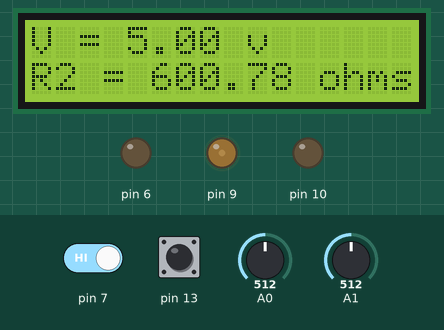
The sketch below on a simulated Arduino Uno, built with avr-gcc and run on an emulated ATmega328P. On the bench: 16×2 character LCD, output pins drawn as LEDs (lit = HIGH). The inputs (shaded band) are chosen by the test bench; at power-on: pin 7 HIGH, A0 = 512, A1 = 512, pin 13 HIGH.

Above: at 1.2 s.
1.3 s: pin 7 driven LOW
At 1.51 s:
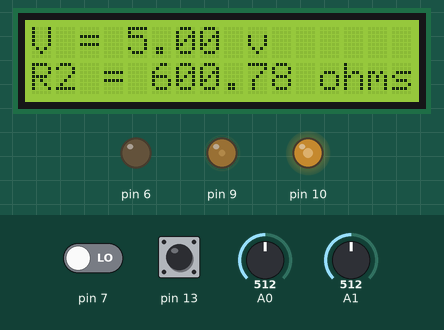
3.2 s: A0 set to 716
At 3.58 s:
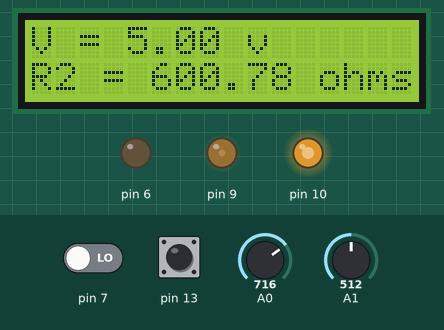
5.7 s: A0 set to 900
At 6.06 s:
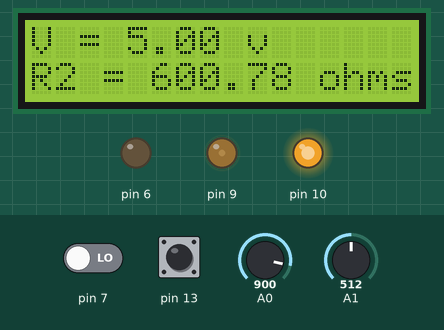
8.1 s: A1 set to 716
At 8.34 s:
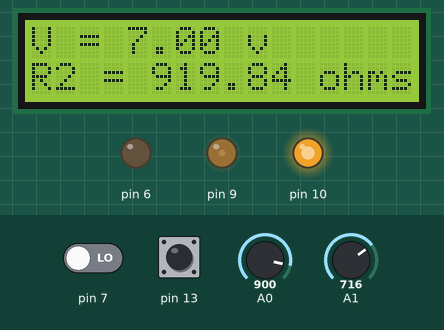
9.6 s: A0 set to 122
At 10.0 s:
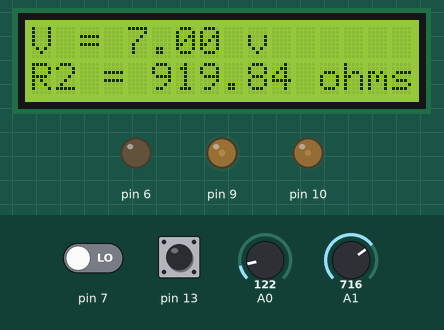
12.1 s: A1 set to 900
At 12.48 s:
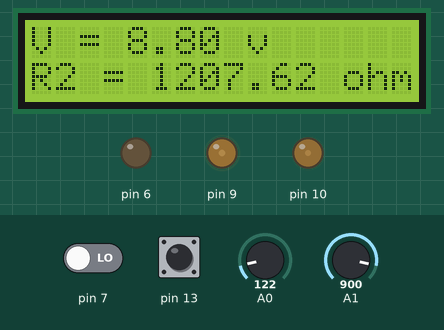
Timing chart, 0 to 14.7 s (numbered marks = the images above; inputs shaded):
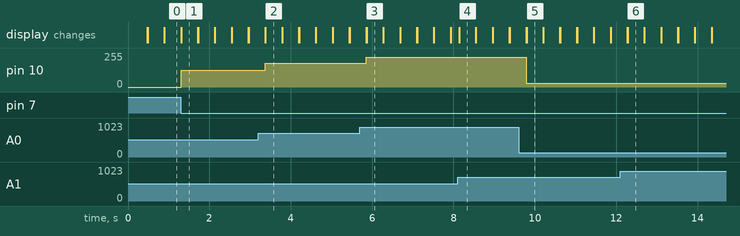

The sketch:

Code_Lab_2.ino
```cpp
#include <LiquidCrystal.h>

double pot1_speed;
int speed, val=2;
double V, R2, half_V, med;

LiquidCrystal lcd(12, 11, 5, 4, 3, 2);

int checkPush(int val);
void setup()
{
  analogWrite(9 ,40 );
  lcd.begin(16, 2);
  pinMode(10, OUTPUT);
  pinMode(6, OUTPUT);
  pinMode(A0, INPUT);
  pinMode(A1, INPUT);
  pinMode(7, INPUT);
  pinMode(13, INPUT);
}

void loop()
{
  pot1_speed = analogRead(A0);
  speed = (int) (pot1_speed/1023*255);

  if (digitalRead(7)==0 && digitalRead(13)==0) {
    val=2;
  }
  else if (digitalRead(7)==0) {
    val=0;
  }
  else if (digitalRead(13)==0) {
    val=1;
  }


  if (val==0) {
    analogWrite(6, 0);
    analogWrite(10, speed);
  }
  else if (val==1) {
    analogWrite(6, speed);
    analogWrite(10, 0);
  }
  else if (val==2) {
    analogWrite(6, 0);
    analogWrite(10, 0);
  }

  med = analogRead(A1);
  half_V = med/1023*5;
  V = half_V*2;
  R2 = (V - 1.25)*200/1.25;
  if (R2<0) {R2=0;}


  lcd.setCursor(0, 0);
  lcd.print("V = ");
  lcd.print(V);
  lcd.print(" v");
  lcd.setCursor(0, 1);
  lcd.print("R2 = ");
  lcd.print(R2);
  lcd.print(" ohms");
  delay(200);
  lcd.clear();
}

/*int checkPush(int val) {
  int i;
  if (digitalRead(val) == 0) {
    while (i != 1) {
      if (digitalRead(val) == 1) {
        i = 1;
      }
    }
    return 0;
  }
  return 1;
}*/
```

Measured:
- after the input at 1.3 s, pin 10: 0/255 → 127/255 at once
- after the input at 3.2 s, pin 10: 127/255 → 178/255 after 0.17 s
- after the input at 5.7 s, pin 10: 178/255 → 224/255 after 0.16 s
- after the input at 8.1 s, the display: changes at once (image 4)
- after the input at 9.6 s, pin 10: 224/255 → 30/255 after 0.19 s
- after the input at 12.1 s, the display: first differs from a run without the input after 0.18 s (image 6)
- what the display in image 1 shows lasts 0.4 s, from 1.3 s to 1.7 s
